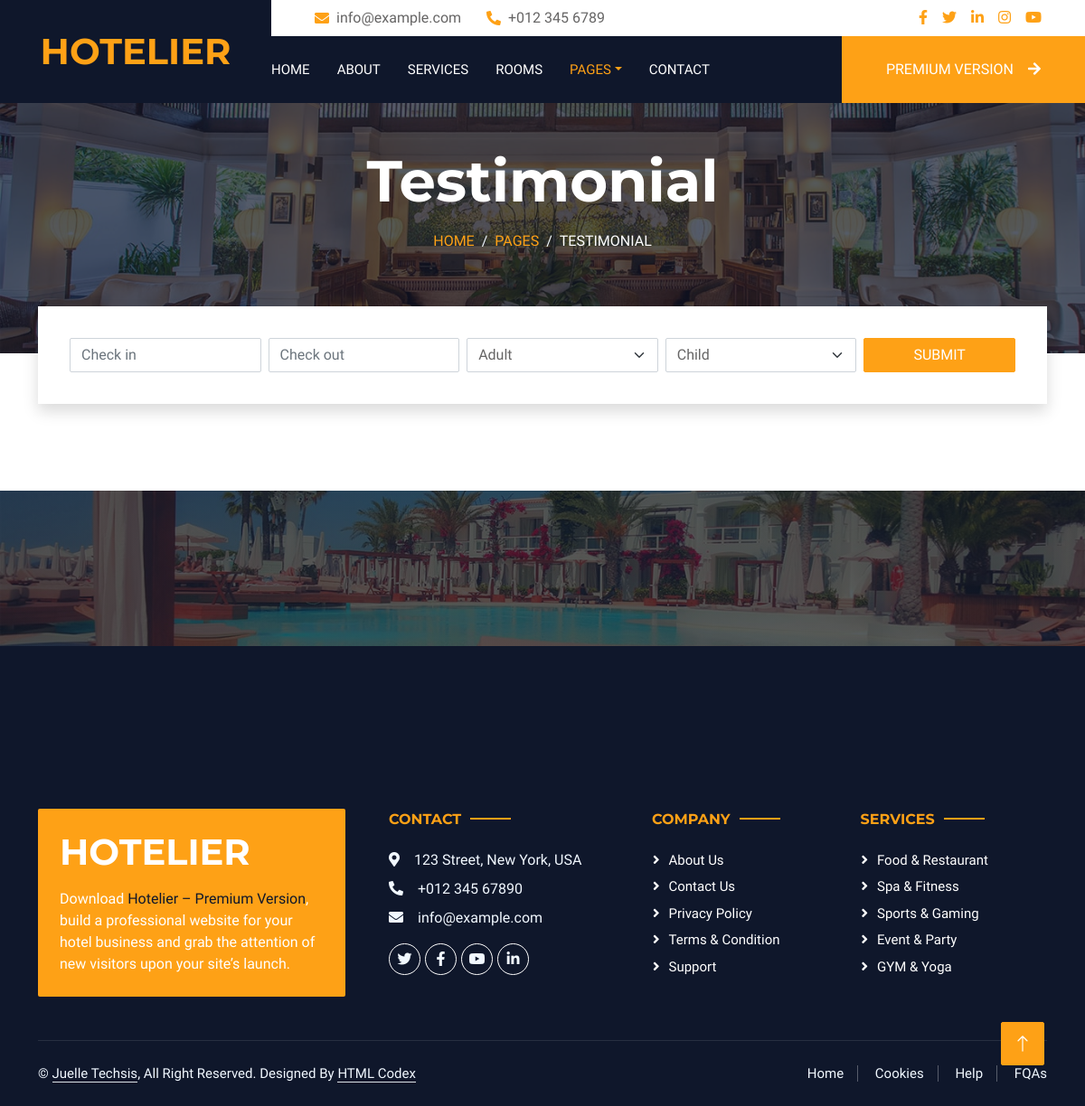
Before: /testimonial/ with the older database file.
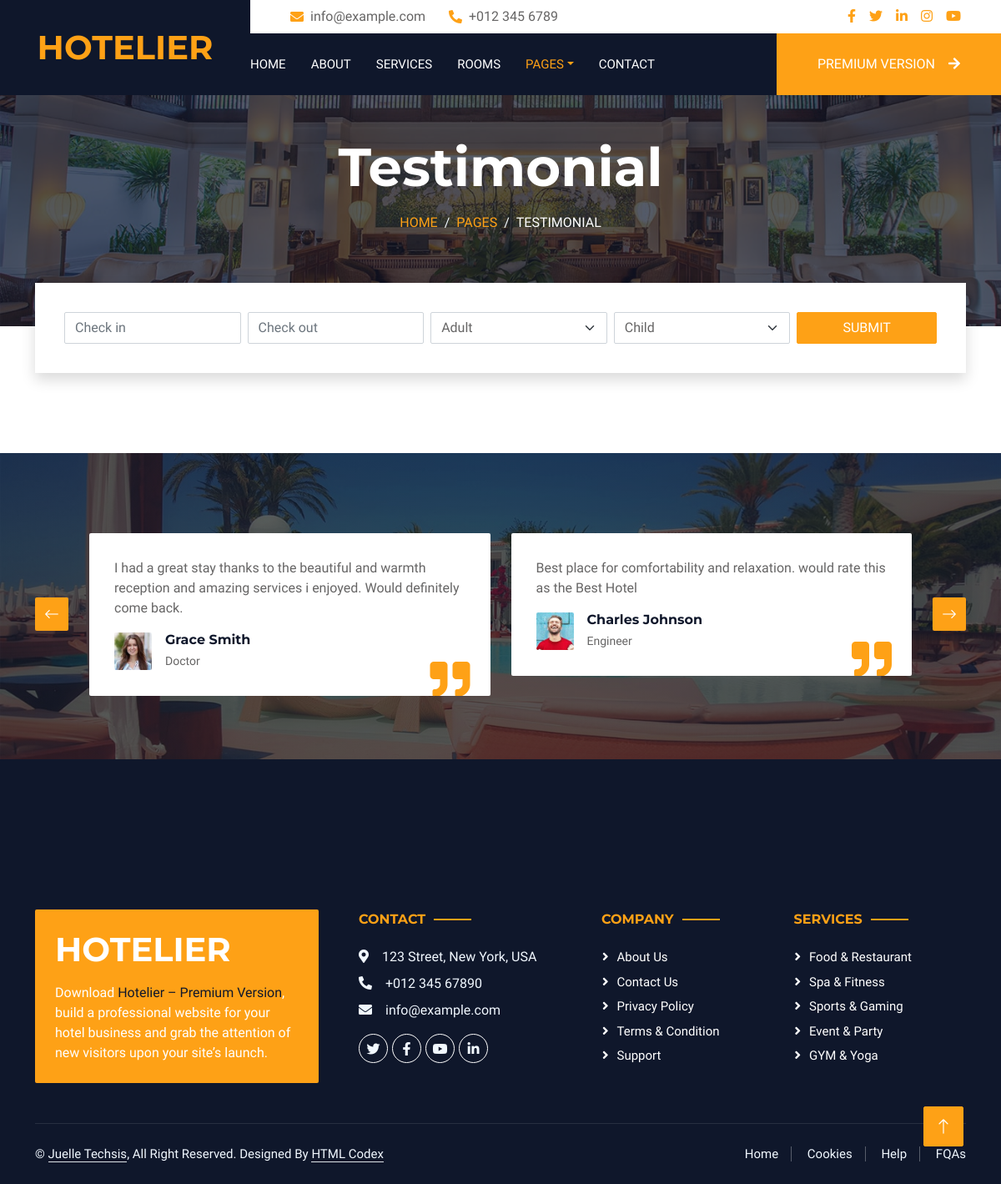
After: the same page with the newer database file.
### Hotel/models.py (models this page shows, shortened)
class Reviews(models.Model):
    name = models.CharField(max_length=100)
    comment = models.TextField()
    profession = models.CharField(max_length=100)
    image = models.ImageField(upload_to="Reviews_images")
    class Meta:
        verbose_name_plural = "Reviews"

### Hotel/views.py (the view)
# urls.py: path("testimonial/", testimonial_page, name="testimonial")
def testimonial_page(request):
    reviews = Reviews.objects.all()
    context = {
        "reviews": reviews
    }
    return render(request, "Hotel/testimonial.html", context)

### Hotel/templates/Hotel/testimonial.html (shortened to what the changed rows need)
{% load static %}
<!DOCTYPE html>
<html lang="en">
<head>
    <link href="https://cdnjs.cloudflare.com/ajax/libs/font-awesome/5.10.0/css/all.min.css" rel="stylesheet">
    <link href="https://cdn.jsdelivr.net/npm/bootstrap-icons@1.4.1/font/bootstrap-icons.css" rel="stylesheet">
    <link href="{% static 'Hotel/lib/animate/animate.min.css' %}" rel="stylesheet">
    <link href="{% static 'Hotel/lib/owlcarousel/assets/owl.carousel.min.css' %}" rel="stylesheet">
    <link href="{% static 'Hotel/lib/tempusdominus/css/tempusdominus-bootstrap-4.min.css' %}" rel="stylesheet" />
    <link href="{% static 'Hotel/css/bootstrap.min.css' %}" rel="stylesheet">
    <link href="{% static 'Hotel/css/style.css' %}" rel="stylesheet">
</head>
<body>
    <div class="container-xxl bg-white p-0">
        <div class="container-fluid bg-dark px-0">
            <div class="row gx-0">
                <div class="col-lg-3 bg-dark d-none d-lg-block">
                    <a href="Hotel/index.html" class="navbar-brand w-100 h-100 m-0 p-0 d-flex align-items-center justify-content-center">
                        <h1 class="m-0 text-primary text-uppercase">Hotelier</h1>
                    </a>
                </div>
            </div>
        </div>
        <div class="container-fluid page-header mb-5 p-0" style="background-image: url(img/carousel-1.jpg);">
            <div class="container-fluid page-header-inner py-5">
                <div class="container text-center pb-5">
                    <h1 class="display-3 text-white mb-3 animated slideInDown">Testimonial</h1>
                </div>
            </div>
        </div>
        <div class="container-xxl testimonial mt-5 py-5 bg-dark wow zoomIn" data-wow-delay="0.1s" style="margin-bottom: 90px;">
            <div class="container">
                <div class="owl-carousel testimonial-carousel py-5">
                    {% for review in reviews %}
                    <div class="testimonial-item position-relative bg-white rounded overflow-hidden">
                        <p>{{ review.comment }}</p>
                        <div class="d-flex align-items-center">
                            <img class="img-fluid flex-shrink-0 rounded" src="{{ review.image.url }}" style="width: 45px; height: 45px;">
                            <div class="ps-3">
                                <h6 class="fw-bold mb-1">{{ review.name }}</h6>
                                <small>{{ review.profession }}</small>
                            </div>
                        </div>
                        <i class="fa fa-quote-right fa-3x text-primary position-absolute end-0 bottom-0 me-4 mb-n1"></i>
                    </div>
                    {% endfor %}
                </div>
            </div>
        </div>
        <div class="container-fluid bg-dark text-light footer wow fadeIn" data-wow-delay="0.1s">
            <div class="container pb-5">
                <div class="row g-5">
                    <div class="col-md-6 col-lg-4">
                        <div class="bg-primary rounded p-4">
                            <a href="Hotel/index.html"><h1 class="text-white text-uppercase mb-3">Hotelier</h1></a>
                        </div>
                    </div>
                </div>
            </div>
        </div>
    </div>
</body>
</html>

Changed rows visible on the page:
added Reviews: comment "I had a great stay thanks to the beautiful and warmth reception and amazing services i enjoyed. Would definitely come back.", image (picture), name "Grace Smith", profession "Doctor"
added Reviews: comment "Best place for comfortability and relaxation. would rate this as the Best Hotel", image (picture), name "Charles Johnson", profession "Engineer"
